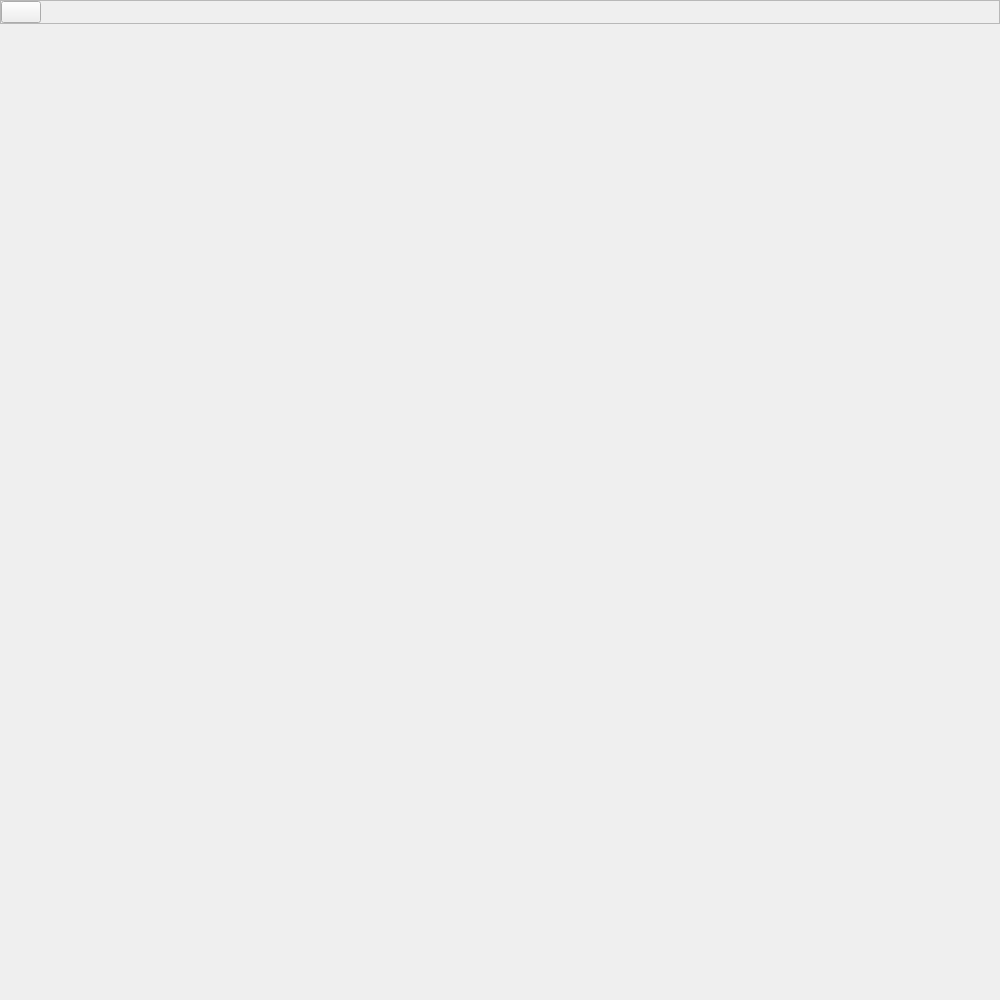
<?xml version="1.0" encoding="UTF-8"?>
<ui version="4.0">
 <class>MainWindow</class>
 <widget class="QMainWindow" name="MainWindow">
  <property name="geometry">
   <rect>
    <x>0</x>
    <y>0</y>
    <width>1000</width>
    <height>1000</height>
   </rect>
  </property>
  <property name="sizePolicy">
   <sizepolicy hsizetype="Expanding" vsizetype="Expanding">
    <horstretch>0</horstretch>
    <verstretch>0</verstretch>
   </sizepolicy>
  </property>
  <property name="windowTitle">
   <string>Decided</string>
  </property>
  <widget class="QWidget" name="centralwidget">
   <layout class="QVBoxLayout" name="verticalLayout_2">
    <property name="spacing">
     <number>0</number>
    </property>
    <property name="leftMargin">
     <number>0</number>
    </property>
    <property name="topMargin">
     <number>0</number>
    </property>
    <property name="rightMargin">
     <number>0</number>
    </property>
    <property name="bottomMargin">
     <number>0</number>
    </property>
    <item>
     <layout class="QVBoxLayout" name="verticalLayout">
      <item>
       <widget class="QFrame" name="frame">
        <property name="frameShape">
         <enum>QFrame::Shape::StyledPanel</enum>
        </property>
        <property name="frameShadow">
         <enum>QFrame::Shadow::Raised</enum>
        </property>
        <layout class="QHBoxLayout" name="horizontalLayout">
         <property name="spacing">
          <number>0</number>
         </property>
         <property name="leftMargin">
          <number>0</number>
         </property>
         <property name="topMargin">
          <number>0</number>
         </property>
         <property name="rightMargin">
          <number>0</number>
         </property>
         <property name="bottomMargin">
          <number>0</number>
         </property>
         <item>
          <widget class="QPushButton" name="main_burger">
           <property name="text">
            <string/>
           </property>
           <property name="icon">
            <iconset theme="QIcon::ThemeIcon::FormatJustifyFill"/>
           </property>
           <property name="iconSize">
            <size>
             <width>32</width>
             <height>32</height>
            </size>
           </property>
          </widget>
         </item>
         <item>
          <spacer name="horizontalSpacer">
           <property name="orientation">
            <enum>Qt::Orientation::Horizontal</enum>
           </property>
           <property name="sizeHint" stdset="0">
            <size>
             <width>40</width>
             <height>20</height>
            </size>
           </property>
          </spacer>
         </item>
        </layout>
       </widget>
      </item>
      <item>
       <widget class="QStackedWidget" name="pages"/>
      </item>
     </layout>
    </item>
   </layout>
  </widget>
 </widget>
 <resources/>
 <connections/>
</ui>
